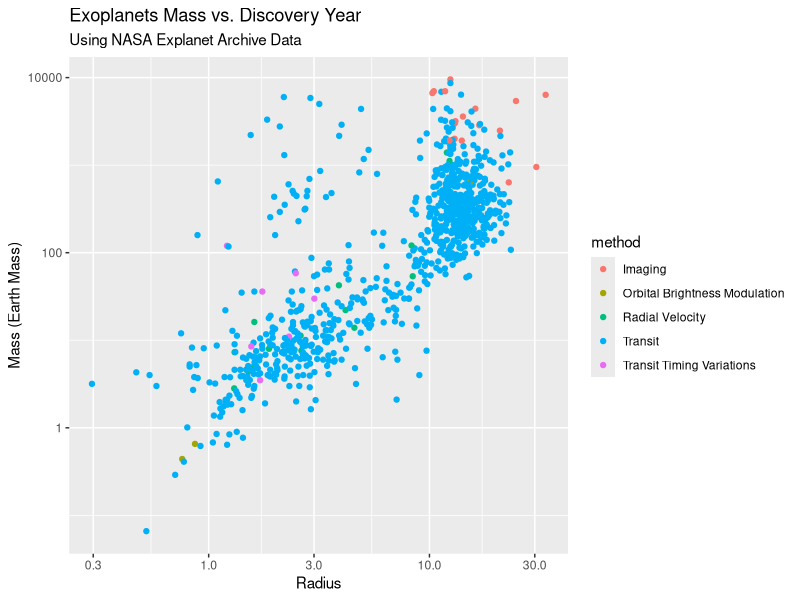
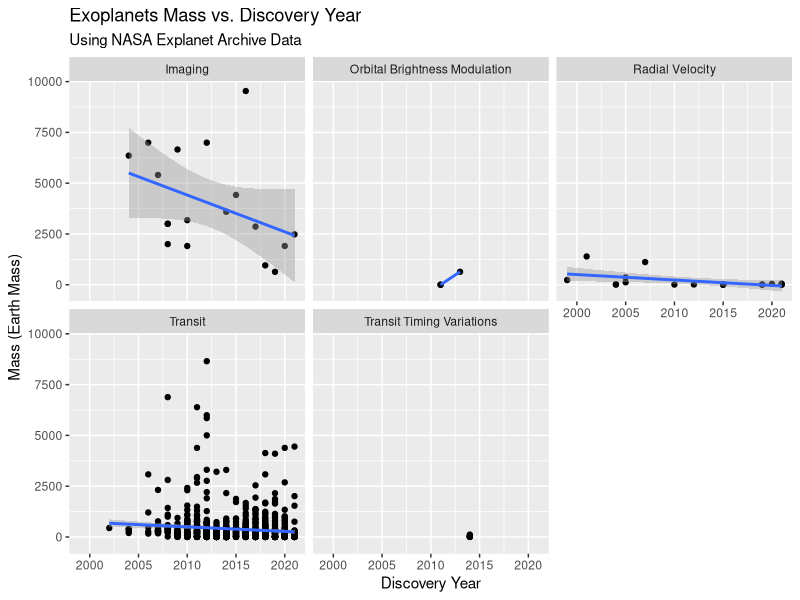
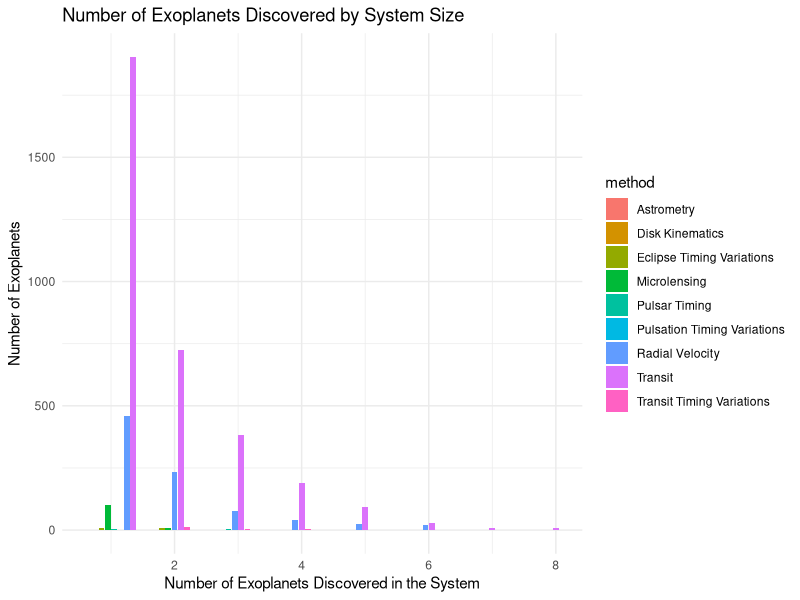

Write the R code that produced these figures, in order.
## ---- chunk 1
knitr::opts_chunk$set(echo = TRUE, message=FALSE, warning=FALSE)
library(tidyverse)
## ---- chunk 2
## Read in the csv file
## The first 100 lines of the file contain comments: we skip them.
## There is one row per exoplanet 
## Select some variables that we will work with and rename them
## Drop rows with missing data

planets = read_csv("exoplanets_default_2021-06-15.csv", skip = 100) %>%
  select(pl_name, discoverymethod, pl_rade, pl_bmasse, disc_year) %>%
  rename(planet = pl_name,
         method = discoverymethod,
         radius = pl_rade,
         mass = pl_bmasse,
         year = disc_year) %>% 
  drop_na()
## ---- chunk 3
## COMPLETE CODE TO MAKE THIS PLOT
ggplot(planets) +
  geom_point(aes(x = radius, y = mass, color = method)) +
  scale_y_log10() +
  scale_x_log10() +
  xlab("Radius") +
  ylab("Mass (Earth Mass)") +
  ggtitle("Exoplanets Mass vs. Discovery Year",
          subtitle="Using NASA Explanet Archive Data")
## ---- chunk 4
ggplot(planets, aes(x=year,y=mass)) +
  geom_point() +
  ## ADD A COMMENT SAYING WHAT THE NEXT LINE DOES
  # Response: This line adds a linear regression line to each panel/facet of the plot. It fits a linear model to the data within each subset defined by the 'method' variable and displays the corresponding regression line.
  geom_smooth(method="lm") +
  ## ADD A COMMENT SAYING WHAT THE NEXT LINE DOES
  # Response: This line creates multiple panels/facets in the plot based on the unique values of the 'method' variable. Each facet represents a different discovery method, and the data points within each facet are plotted separately. 
  facet_wrap(~method) +
  xlab("Discovery Year") +
  ylab("Mass (Earth Mass)") +
  ggtitle("Exoplanets Mass vs. Discovery Year",
          subtitle="Using NASA Explanet Archive Data")
## ---- chunk 5
## Read in the csv files for all planets
## There is one row for each exoplanet publication
## Note that the file begins with a number of comment lines which we skip

planets = read_csv("exoplanets_default_2021-06-15.csv",
                   skip = 100) %>% 
  select(pl_name, hostname, discoverymethod, disc_year, sy_pnum, pl_rade, pl_bmasse) %>%
  rename(planet = pl_name,
         star = hostname,
         method = discoverymethod,
         year = disc_year,
         number = sy_pnum,
         radius = pl_rade,
         mass = pl_bmasse)

### Add code here as needed to address the questions.

newPlanets = planets %>% filter (year == 2000 | year == 2005 | year == 2010 | year == 2015)

## ---- chunk 6
### For this code, I am using 'newPlanets'. This is the dataframe  from question 4 that uses exoplanets discovered in 2000, 2005, 2010, and 2015.
topStars = planets %>% select(star, number) %>% distinct() %>% slice_max(order_by = number, n = 5) %>% View

## ---- chunk 7
filteredPlanets <- planets %>%
  filter(!(method %in% c("Imaging", "Orbital Brightness Modulation")))

ggplot(filteredPlanets, aes(x = number, fill = method)) +
  geom_bar(position = position_dodge2(preserve = "single"), width = 0.8) +
  xlab("Number of Exoplanets Discovered in the System") +
  ylab("Number of Exoplanets") +
  ggtitle("Number of Exoplanets Discovered by System Size") +
  theme_minimal()
## ---- chunk 8
## Add your code here
## ---- chunk 9
## Add your code here
